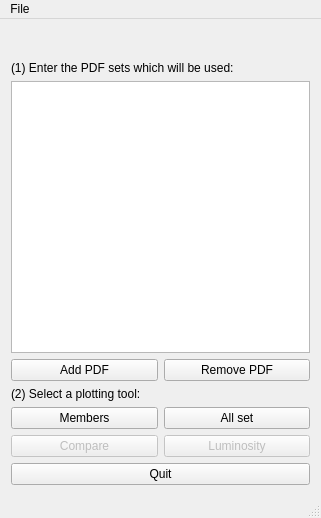
<?xml version="1.0" encoding="UTF-8"?>
<ui version="4.0">
 <class>APFELMainWindow</class>
 <widget class="QMainWindow" name="APFELMainWindow">
  <property name="geometry">
   <rect>
    <x>0</x>
    <y>0</y>
    <width>321</width>
    <height>518</height>
   </rect>
  </property>
  <property name="windowTitle">
   <string>APFEL Graphical User Interface</string>
  </property>
  <property name="windowIcon">
   <iconset resource="../resources/resource.qrc">
    <normaloff>:/icons/logo.png</normaloff>:/icons/logo.png</iconset>
  </property>
  <property name="windowOpacity">
   <double>1.000000000000000</double>
  </property>
  <property name="styleSheet">
   <string notr="true"/>
  </property>
  <widget class="QWidget" name="centralWidget">
   <layout class="QGridLayout" name="gridLayout">
    <item row="1" column="0" colspan="2">
     <widget class="QLabel" name="label_2">
      <property name="text">
       <string>&lt;html&gt;&lt;head/&gt;&lt;body&gt;&lt;p&gt;(1) Enter the PDF sets which will be used:&lt;/p&gt;&lt;/body&gt;&lt;/html&gt;</string>
      </property>
     </widget>
    </item>
    <item row="2" column="0" colspan="2">
     <widget class="QListWidget" name="tablePDFs">
      <property name="toolTip">
       <string>&lt;html&gt;&lt;head/&gt;&lt;body&gt;&lt;p&gt;Checkbox for dis/enable PDF set.&lt;/p&gt;&lt;p&gt;Double click to edit entry.&lt;/p&gt;&lt;p&gt;&lt;br/&gt;&lt;/p&gt;&lt;/body&gt;&lt;/html&gt;</string>
      </property>
     </widget>
    </item>
    <item row="3" column="0">
     <widget class="QPushButton" name="buttonAddPDF">
      <property name="toolTip">
       <string>&lt;html&gt;&lt;head/&gt;&lt;body&gt;&lt;p&gt;Creates a new PDF set.&lt;/p&gt;&lt;/body&gt;&lt;/html&gt;</string>
      </property>
      <property name="styleSheet">
       <string notr="true"/>
      </property>
      <property name="text">
       <string>Add PDF</string>
      </property>
      <property name="icon">
       <iconset resource="../resources/resource.qrc">
        <normaloff>:/images/newfile.png</normaloff>:/images/newfile.png</iconset>
      </property>
      <property name="iconSize">
       <size>
        <width>32</width>
        <height>32</height>
       </size>
      </property>
     </widget>
    </item>
    <item row="3" column="1">
     <widget class="QPushButton" name="buttonDelPDF">
      <property name="toolTip">
       <string>&lt;html&gt;&lt;head/&gt;&lt;body&gt;&lt;p&gt;Removes highlighted row.&lt;/p&gt;&lt;/body&gt;&lt;/html&gt;</string>
      </property>
      <property name="styleSheet">
       <string notr="true"/>
      </property>
      <property name="text">
       <string>Remove PDF</string>
      </property>
      <property name="icon">
       <iconset resource="../resources/resource.qrc">
        <normaloff>:/images/trash-32x32.png</normaloff>:/images/trash-32x32.png</iconset>
      </property>
      <property name="iconSize">
       <size>
        <width>32</width>
        <height>32</height>
       </size>
      </property>
     </widget>
    </item>
    <item row="5" column="0">
     <widget class="QPushButton" name="pushButton">
      <property name="text">
       <string>Members</string>
      </property>
      <property name="icon">
       <iconset resource="../resources/resource.qrc">
        <normaloff>:/images/Actions-draw-brush-icon.png</normaloff>:/images/Actions-draw-brush-icon.png</iconset>
      </property>
      <property name="iconSize">
       <size>
        <width>32</width>
        <height>32</height>
       </size>
      </property>
     </widget>
    </item>
    <item row="5" column="1">
     <widget class="QPushButton" name="pushButton_5">
      <property name="enabled">
       <bool>true</bool>
      </property>
      <property name="text">
       <string>All set</string>
      </property>
      <property name="icon">
       <iconset resource="../resources/resource.qrc">
        <normaloff>:/images/Actions-draw-brush-icon.png</normaloff>:/images/Actions-draw-brush-icon.png</iconset>
      </property>
      <property name="iconSize">
       <size>
        <width>32</width>
        <height>32</height>
       </size>
      </property>
     </widget>
    </item>
    <item row="6" column="0">
     <widget class="QPushButton" name="pushButton_6">
      <property name="enabled">
       <bool>false</bool>
      </property>
      <property name="text">
       <string>Compare</string>
      </property>
      <property name="icon">
       <iconset resource="../resources/resource.qrc">
        <normaloff>:/images/Actions-draw-brush-icon.png</normaloff>:/images/Actions-draw-brush-icon.png</iconset>
      </property>
      <property name="iconSize">
       <size>
        <width>32</width>
        <height>32</height>
       </size>
      </property>
     </widget>
    </item>
    <item row="4" column="0" colspan="2">
     <widget class="QLabel" name="label_3">
      <property name="text">
       <string>(2) Select a plotting tool:</string>
      </property>
     </widget>
    </item>
    <item row="6" column="1">
     <widget class="QPushButton" name="pushButton_7">
      <property name="enabled">
       <bool>false</bool>
      </property>
      <property name="text">
       <string>Luminosity</string>
      </property>
      <property name="icon">
       <iconset resource="../resources/resource.qrc">
        <normaloff>:/images/Actions-draw-brush-icon.png</normaloff>:/images/Actions-draw-brush-icon.png</iconset>
      </property>
      <property name="iconSize">
       <size>
        <width>32</width>
        <height>32</height>
       </size>
      </property>
     </widget>
    </item>
    <item row="0" column="0" colspan="2">
     <widget class="QLabel" name="label">
      <property name="minimumSize">
       <size>
        <width>0</width>
        <height>25</height>
       </size>
      </property>
      <property name="styleSheet">
       <string notr="true">image: url(:/images/logoapfel.png);</string>
      </property>
      <property name="text">
       <string/>
      </property>
     </widget>
    </item>
    <item row="7" column="0" colspan="2">
     <widget class="QPushButton" name="pushButton_2">
      <property name="text">
       <string>Quit</string>
      </property>
      <property name="icon">
       <iconset resource="../resources/resource.qrc">
        <normaloff>:/images/exit-32x32.png</normaloff>:/images/exit-32x32.png</iconset>
      </property>
      <property name="iconSize">
       <size>
        <width>32</width>
        <height>32</height>
       </size>
      </property>
     </widget>
    </item>
   </layout>
  </widget>
  <widget class="QMenuBar" name="menuBar">
   <property name="geometry">
    <rect>
     <x>0</x>
     <y>0</y>
     <width>321</width>
     <height>25</height>
    </rect>
   </property>
   <widget class="QMenu" name="menuFile">
    <property name="title">
     <string>File</string>
    </property>
    <addaction name="actionPreferences"/>
    <addaction name="actionQuit"/>
   </widget>
   <addaction name="menuFile"/>
  </widget>
  <widget class="QStatusBar" name="statusBar"/>
  <action name="actionQuit">
   <property name="text">
    <string>Quit</string>
   </property>
  </action>
  <action name="actionPreferences">
   <property name="text">
    <string>Preferences</string>
   </property>
  </action>
 </widget>
 <layoutdefault spacing="6" margin="11"/>
 <resources>
  <include location="../resources/resource.qrc"/>
 </resources>
 <connections>
  <connection>
   <sender>actionQuit</sender>
   <signal>triggered()</signal>
   <receiver>APFELMainWindow</receiver>
   <slot>close()</slot>
   <hints>
    <hint type="sourcelabel">
     <x>-1</x>
     <y>-1</y>
    </hint>
    <hint type="destinationlabel">
     <x>166</x>
     <y>240</y>
    </hint>
   </hints>
  </connection>
 </connections>
</ui>
